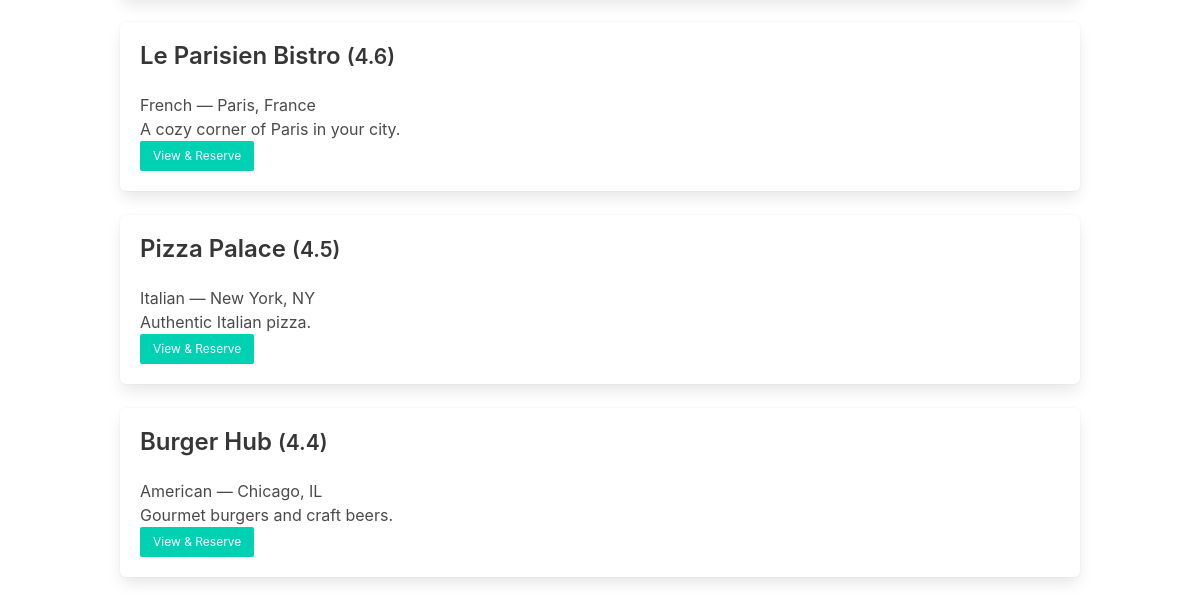
The app's page /restaurants (lower part), older data.
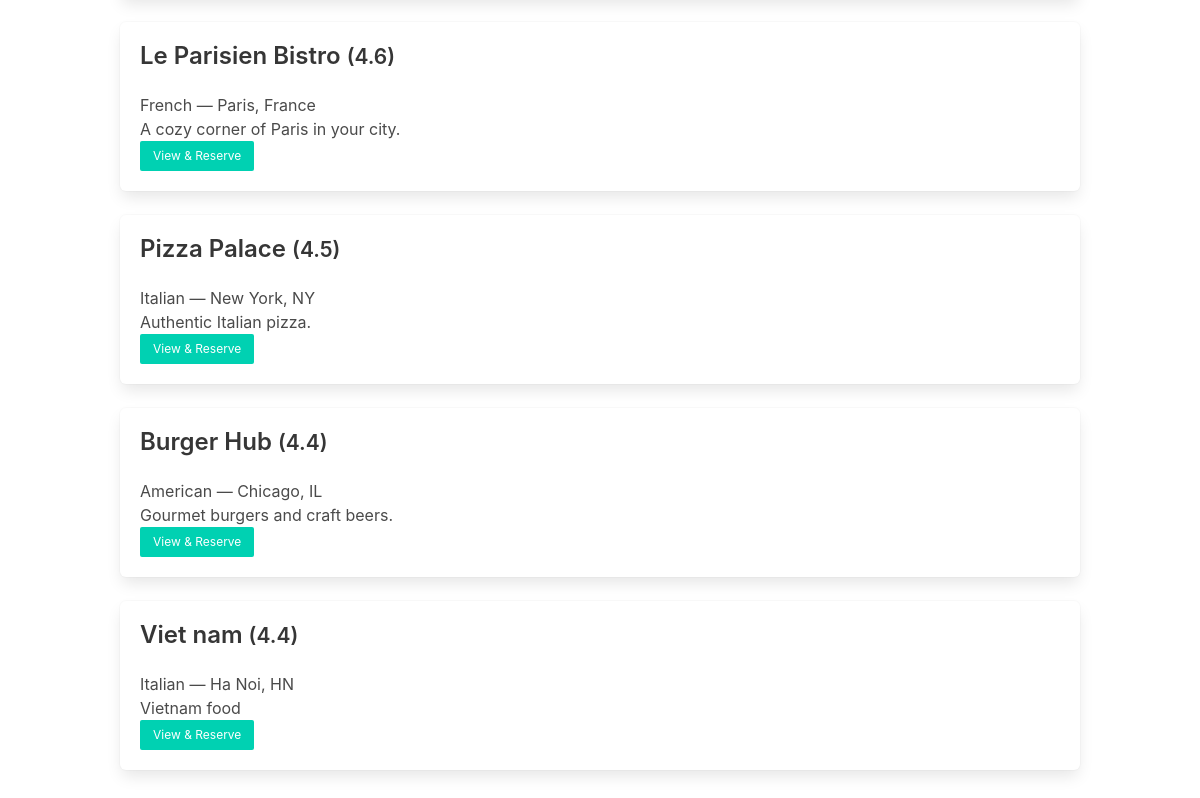
The same page, newer data.
### tables this page shows
CREATE TABLE Restaurants (
        restaurant_id INTEGER PRIMARY KEY AUTOINCREMENT,
        name          TEXT NOT NULL,
        location      TEXT NOT NULL,
        cuisine       TEXT,
        rating        REAL CHECK (rating >= 0 AND rating <= 5),
        description   TEXT,
        opening_time  TEXT,
        closing_time  TEXT,
        created_at    DATE DEFAULT (DATE('now'))
    );

### app.py (the view)
@app.route('/restaurants')
def restaurants():
    q_location = request.args.get('location', '').strip()
    q_cuisine = request.args.get('cuisine', '').strip()
    q_sort = request.args.get('sort', 'rating')  # rating or name
    sql = "SELECT * FROM Restaurants WHERE 1=1"
    params = []
    if q_location:
        sql += " AND location LIKE ?"
        params.append(f"%{q_location}%")
    if q_cuisine:
        sql += " AND cuisine LIKE ?"
        params.append(f"%{q_cuisine}%")
    if q_sort == 'rating':
        sql += " ORDER BY rating DESC"
    else:
        sql += " ORDER BY name ASC"
    db = get_db()
    cur = db.execute(sql, params)
    rows = cur.fetchall()
    return render_template('restaurants.html', restaurants=rows, q_location=q_location, q_cuisine=q_cuisine)

### app.py (called while the page is built)
def get_db():
    if 'db' not in g:
        g.db = sqlite3.connect(DB_PATH, detect_types=sqlite3.PARSE_DECLTYPES)
        g.db.row_factory = sqlite3.Row
        g.db.execute("PRAGMA foreign_keys = ON;")
    return g.db

### templates/restaurants.html (shortened to what this page needs)
{% extends "base.html" %}
{% block content %}
<div>
  {% for r in restaurants %}
    <div class="box">
      <h3 class="title is-4">{{ r['name'] }} <small>({{ r['rating'] }})</small></h3>
      <p>{{ r['cuisine'] }} — {{ r['location'] }}</p>
      <p>{{ r['description'] }}</p>
      <a class="button is-small is-primary" href="{{ url_for('restaurant_detail', rid=r['restaurant_id']) }}">View & Reserve</a>
    </div>
  {% else %}
    <p>No restaurants found.</p>
  {% endfor %}
</div>
{% endblock %}

Row changes from the older to the newer data that the page shows:
added Restaurants: name "Viet nam", rating "4.4", cuisine "Italian", location "Ha Noi, HN", description "Vietnam food"
